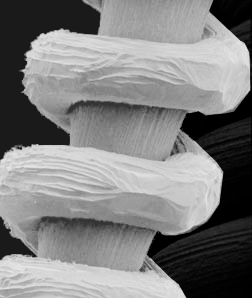
#> input picture Lab Assignment 3/Fig0327(a)(tungsten_original)/Fig0327(a)(tungsten_original).tif, 252 x 298 px
$ python tungsten_original.py
#> lines starting #> are read from the running program, lines starting #| are printed output that depends on the picture
from PIL import Image
import numpy as np
import matplotlib.pyplot as plt
import os

script_dir = os.path.dirname(os.path.abspath(__file__))
img_path = os.path.join(script_dir, "Fig0327(a)(tungsten_original).tif")

img = Image.open(img_path).convert("L")
#> img is the input picture: PIL image 252x298 L; min 0, max 231, mean 128.1
img = np.array(img, dtype=np.float32)
#> img: shape (298, 252) float32

M, N = img.shape
#> M = 298; N = 252
L = 256

m_G = np.mean(img)
#> m_G = 128.1
sigma_G = np.std(img)
#> sigma_G = 75.31

k0 = 0.4
k1 = 0.02
k2 = 0.4
E  = 4.0

window_size = 15
pad = window_size // 2

padded = np.pad(img, pad, mode='reflect')
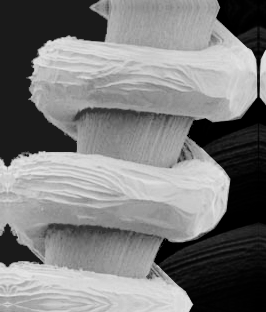
#> padded: shape (312, 266) float32; min 0, max 231, mean 123.9
out = img.copy()

for i in range(M):
    for j in range(N):
        window = padded[i:i+window_size, j:j+window_size]

        m_S = np.mean(window)
        sigma_S = np.std(window)

        if (m_S <= k0 * m_G and
            k1 * sigma_G <= sigma_S <= k2 * sigma_G):
            out[i, j] = E * img[i, j]
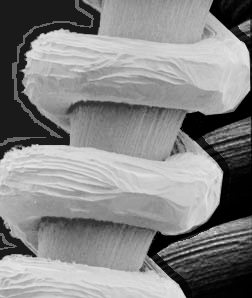
#> out: shape (298, 252) float32; min 0, max 231, mean 133.9

out = np.clip(out, 0, 255).astype(np.uint8)

plt.figure(figsize=(8,4))

plt.subplot(1,2,1)
plt.title("(a) Original Image")
plt.imshow(img, cmap='gray')
plt.axis('off')

plt.subplot(1,2,2)
plt.title("(b) Local Enhancement (Histogram Statistics)")
plt.imshow(out, cmap='gray')
plt.axis('off')

plt.tight_layout()
plt.show()
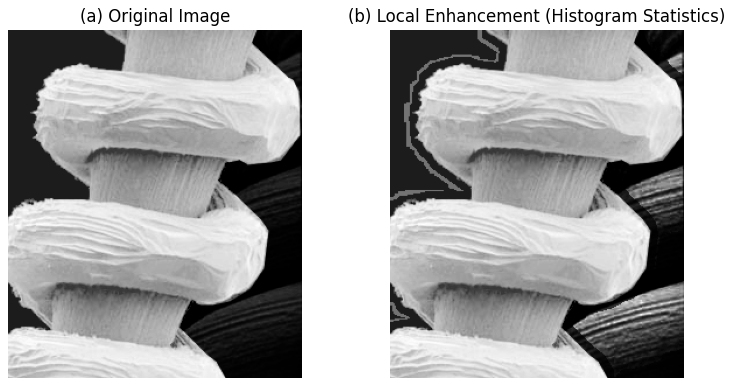
#> figure drawn by matplotlib, 2 panels
